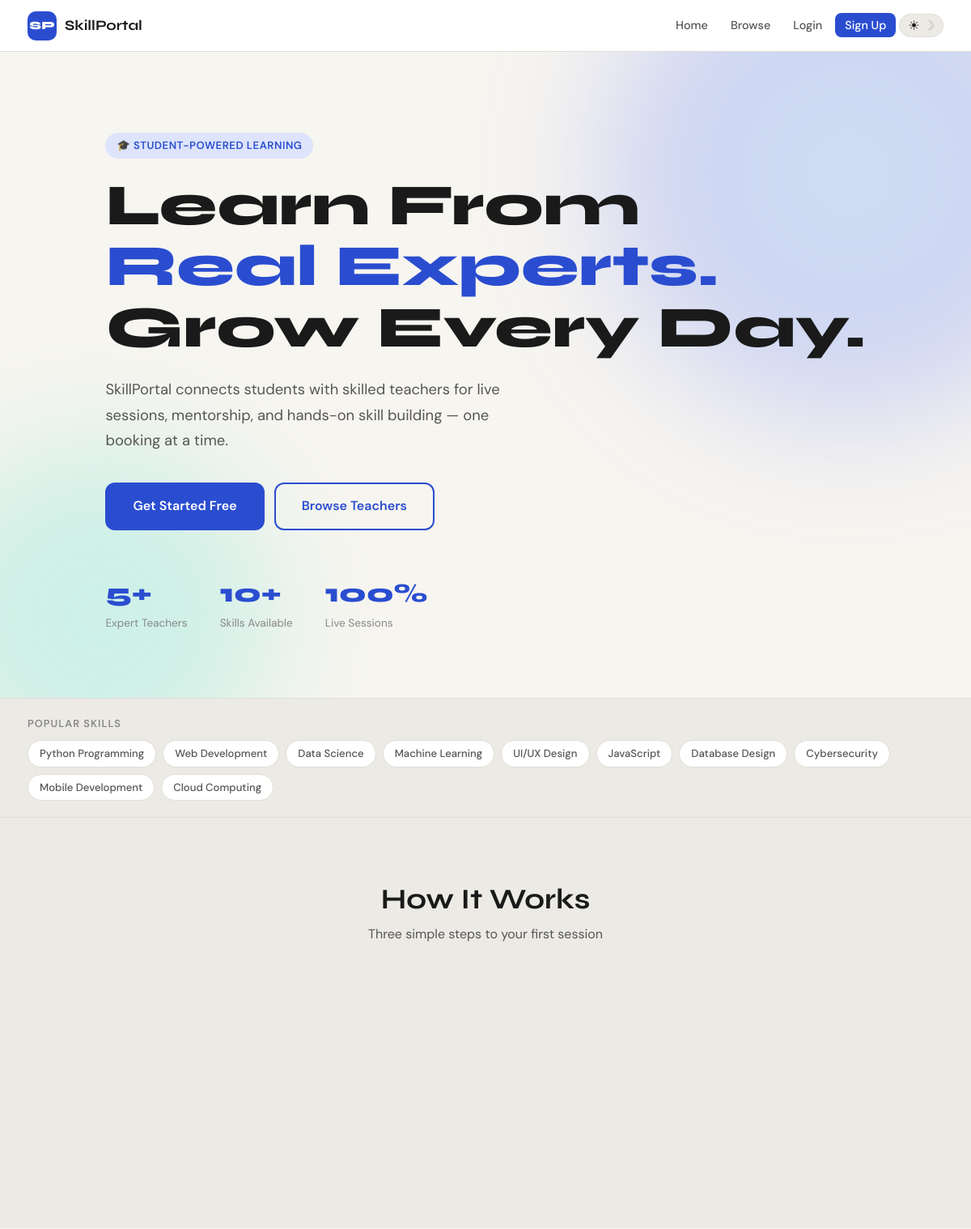
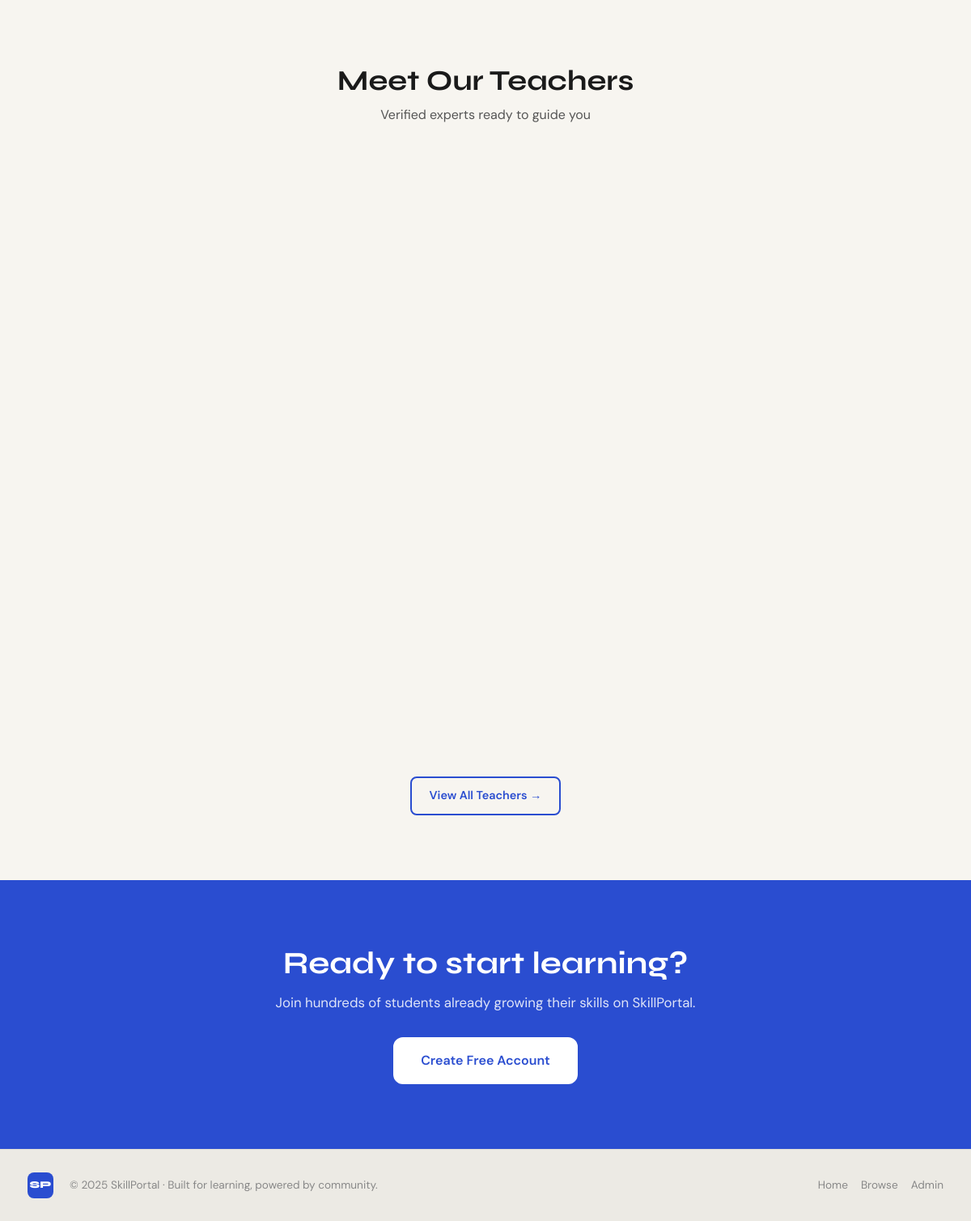
The page / on the database its author committed (2 pictures, top to bottom).
### tables this page shows
CREATE TABLE skills (
    id         INTEGER PRIMARY KEY AUTOINCREMENT,
    skill_name TEXT    NOT NULL UNIQUE
);

### app.py (the view)
@app.route('/')
def index():
    teachers = query_db(
        "SELECT * FROM teachers ORDER BY RANDOM() LIMIT 6"
    )
    skills = query_db("SELECT * FROM skills")
    return render_template('index.html', teachers=teachers, skills=skills)

### app.py (called while the page is built)
def get_db():
    if 'db' not in g:
        g.db = sqlite3.connect(DATABASE)
        g.db.row_factory = sqlite3.Row
        g.db.execute("PRAGMA foreign_keys = ON")
    return g.db

def query_db(sql, args=(), one=False):
    cur = get_db().execute(sql, args)
    rv  = cur.fetchall()
    return (rv[0] if rv else None) if one else rv

def avg_rating(teacher_id):
    row = query_db(
        "SELECT ROUND(AVG(stars), 1) AS avg FROM ratings WHERE teacher_id = ?",
        [teacher_id], one=True
    )
    return row['avg'] if row and row['avg'] else 0

@app.context_processor
def inject_globals():
    return dict(session=session, avg_rating=avg_rating)

### templates/index.html (shortened to what this page needs)
{% extends "layout.html" %}
{% block content %}
<section class="hero">
  <div class="hero-bg">
    <div class="hero-blob blob-1"></div>
    <div class="hero-blob blob-2"></div>
  </div>
  <div class="hero-content container">
    <div class="hero-tag">🎓 Student-Powered Learning</div>
    <h1 class="hero-title">
      Learn From<br />
      <span class="accent-text">Real Experts.</span><br />
      Grow Every Day.
    </h1>
    <p class="hero-sub">
      SkillPortal connects students with skilled teachers for live sessions,
      mentorship, and hands-on skill building — one booking at a time.
    </p>
    <div class="hero-actions">
      <a href="{{ url_for('register') }}" class="btn btn-primary btn-lg">Get Started Free</a>
      <a href="{{ url_for('teachers') }}" class="btn btn-outline btn-lg">Browse Teachers</a>
    </div>
    <div class="hero-stats">
      <div class="stat"><span class="stat-num">5+</span><span>Expert Teachers</span></div>
      <div class="stat"><span class="stat-num">10+</span><span>Skills Available</span></div>
      <div class="stat"><span class="stat-num">100%</span><span>Live Sessions</span></div>
    </div>
  </div>
</section>
<section class="skills-strip">
  <div class="container">
    <p class="strip-label">Popular Skills</p>
    <div class="skills-tags">
      {% for skill in skills %}
        <a href="{{ url_for('teachers', skill=skill.skill_name) }}" class="skill-tag">
          {{ skill.skill_name }}
        </a>
      {% endfor %}
    </div>
  </div>
</section>
<section class="section how-it-works">
  <div class="container">
    <div class="section-header">
      <h2>How It Works</h2>
      <p>Three simple steps to your first session</p>
    </div>
    <div class="steps-grid">
    </div>
  </div>
</section>
<section class="section featured-teachers">
  <div class="container">
    <div class="section-header">
      <h2>Meet Our Teachers</h2>
      <p>Verified experts ready to guide you</p>
    </div>
    <div class="teachers-grid">
    </div>
    <div class="center-btn">
      <a href="{{ url_for('teachers') }}" class="btn btn-outline">View All Teachers →</a>
    </div>
  </div>
</section>
<section class="cta-band">
  <div class="container">
    <h2>Ready to start learning?</h2>
    <p>Join hundreds of students already growing their skills on SkillPortal.</p>
    <a href="{{ url_for('register') }}" class="btn btn-primary btn-lg">Create Free Account</a>
  </div>
</section>
{% endblock %}

### static/style.css (style rules this page uses)
:root { --bg: #f7f5f0; --bg-2: #eceae4; --bg-card: #ffffff; --text: #1a1a1a; --text-2: #555555; --text-3: #888888; --border: #e0ddd6; --accent: #2a4dd0; --accent-2: #1a3aaa; --accent-lt: #dde4fb; --success: #1da462; --warning: #f59e0b; --danger: #e03535; --radius: 12px; --radius-sm: 8px; --shadow: 0 2px 12px rgba(0,0,0,.08); --shadow-lg: 0 8px 40px rgba(0,0,0,.12); --transition: .2s ease; --nav-h: 64px; }
*, *::before, *::after { box-sizing: border-box; margin: 0; padding: 0; }
html { scroll-behavior: smooth; }
body { font-family: 'DM Sans', sans-serif; background: var(--bg); color: var(--text); line-height: 1.65; min-height: 100vh; transition: background var(--transition), color var(--transition); }
h1,h2,h3,h4,h5 { font-family: 'Syne', sans-serif; font-weight: 700; line-height: 1.2; }
a { color: var(--accent); text-decoration: none; transition: opacity var(--transition); }
.container { max-width: 1180px; margin: 0 auto; padding: 0 24px; }
.btn { display: inline-flex; align-items: center; justify-content: center; gap: 6px; padding: 10px 22px; border-radius: var(--radius-sm); font-family: 'DM Sans', sans-serif; font-weight: 600; font-size: .9rem; cursor: pointer; border: 2px solid transparent; transition: all var(--transition); text-decoration: none; white-space: nowrap; }
.btn-primary { background: var(--accent); color: #fff; border-color: var(--accent); }
.btn-outline { background: transparent; color: var(--accent); border-color: var(--accent); }
.btn-lg { padding: 14px 32px; font-size: 1rem; border-radius: var(--radius); }
.hero { position: relative; overflow: hidden; padding: 100px 0 80px; min-height: 640px; display: flex; align-items: center; }
.hero-bg { position: absolute; inset: 0; pointer-events: none; }
.hero-blob { position: absolute; border-radius: 50%; filter: blur(80px); opacity: .35; }
.blob-1 { width: 600px; height: 600px; background: radial-gradient(circle, #93c5fd, #6366f1); top: -150px; right: -150px; }
.blob-2 { width: 400px; height: 400px; background: radial-gradient(circle, #a5f3fc, #34d399); bottom: -100px; left: -80px; }
.hero-content { position: relative; z-index: 1; }
.hero-tag { display: inline-block; background: var(--accent-lt); color: var(--accent); font-size: .82rem; font-weight: 600; padding: 5px 14px; border-radius: 20px; margin-bottom: 20px; letter-spacing: .04em; text-transform: uppercase; }
.hero-title { font-family: 'Syne', sans-serif; font-size: clamp(2.6rem, 6vw, 5rem); font-weight: 800; line-height: 1.05; margin-bottom: 24px; }
.accent-text { color: var(--accent); }
.hero-sub { font-size: 1.15rem; color: var(--text-2); max-width: 540px; margin-bottom: 36px; line-height: 1.7; }
.hero-actions { display: flex; gap: 12px; flex-wrap: wrap; margin-bottom: 52px; }
.hero-stats { display: flex; gap: 40px; flex-wrap: wrap; }
.stat { display: flex; flex-direction: column; }
.stat-num { font-family: 'Syne', sans-serif; font-size: 2rem; font-weight: 800; color: var(--accent); }
.stat span:last-child { font-size: .85rem; color: var(--text-3); }
.skills-strip { background: var(--bg-2); padding: 20px 0; border-top: 1px solid var(--border); border-bottom: 1px solid var(--border); }
.strip-label { font-size: .8rem; font-weight: 600; color: var(--text-3); text-transform: uppercase; letter-spacing: .08em; margin-bottom: 10px; }
.skills-tags { display: flex; flex-wrap: wrap; gap: 8px; }
.skill-tag { display: inline-block; padding: 5px 14px; border-radius: 20px; background: var(--bg-card); border: 1px solid var(--border); font-size: .82rem; color: var(--text-2); font-weight: 500; transition: all var(--transition); }
.section { padding: 80px 0; }
.section-header { text-align: center; margin-bottom: 48px; }
.section-header h2 { font-size: 2.2rem; margin-bottom: 8px; }
.section-header p { color: var(--text-2); }
.how-it-works { background: var(--bg-2); }
.steps-grid { display: grid; grid-template-columns: repeat(auto-fit, minmax(240px, 1fr)); gap: 24px; }
.teachers-grid { display: grid; grid-template-columns: repeat(auto-fill, minmax(280px, 1fr)); gap: 24px; }
.center-btn { text-align: center; margin-top: 40px; }
.cta-band { background: var(--accent); color: #fff; padding: 80px 0; text-align: center; }
.cta-band h2 { font-size: 2.4rem; margin-bottom: 12px; }
.cta-band p { opacity: .85; margin-bottom: 28px; font-size: 1.05rem; }
.cta-band .btn-primary { background: #fff; color: var(--accent); border-color: #fff; }

### rows shown on the page
skills: skill_name "Python Programming"
skills: skill_name "Web Development"
skills: skill_name "Data Science"
skills: skill_name "Machine Learning"
skills: skill_name "UI/UX Design"
skills: skill_name "JavaScript"
skills: skill_name "Database Design"
skills: skill_name "Cybersecurity"
skills: skill_name "Mobile Development"
skills: skill_name "Cloud Computing"
